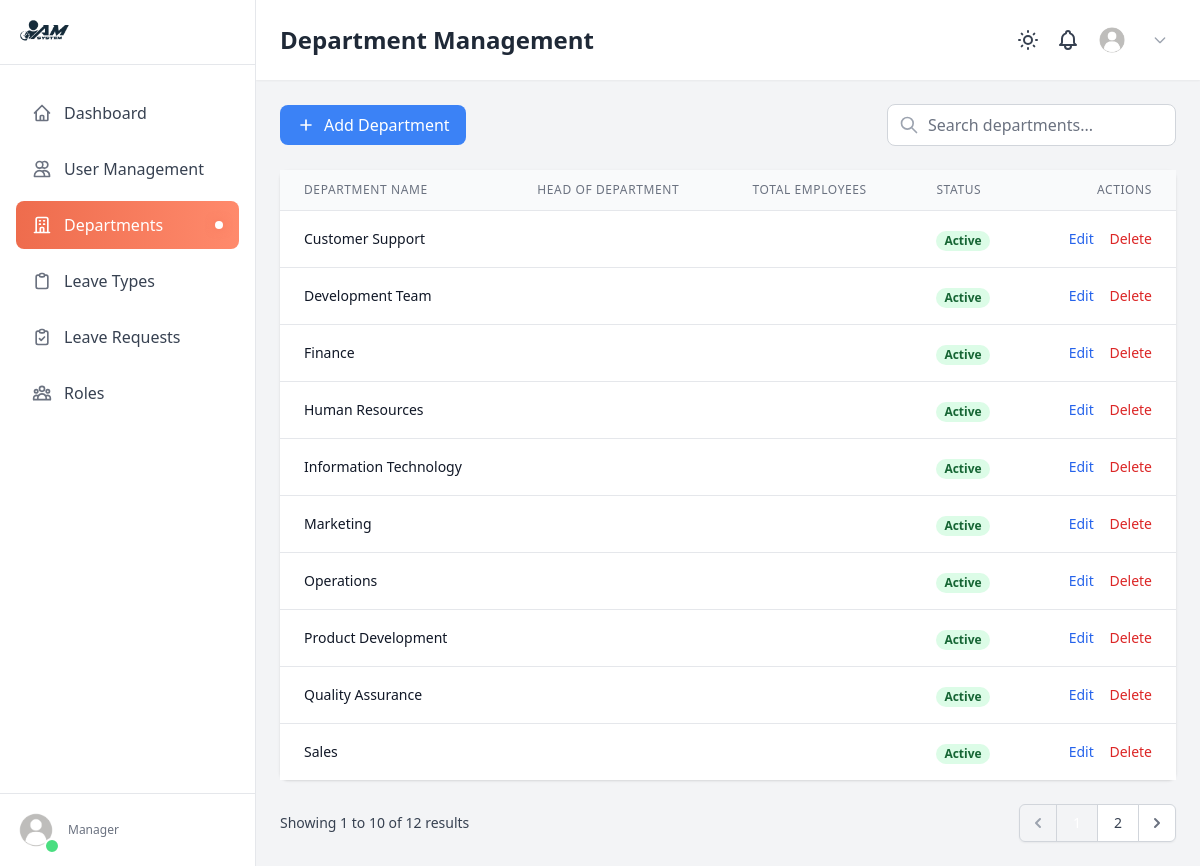
Before: /management/departments/ with the older database file.
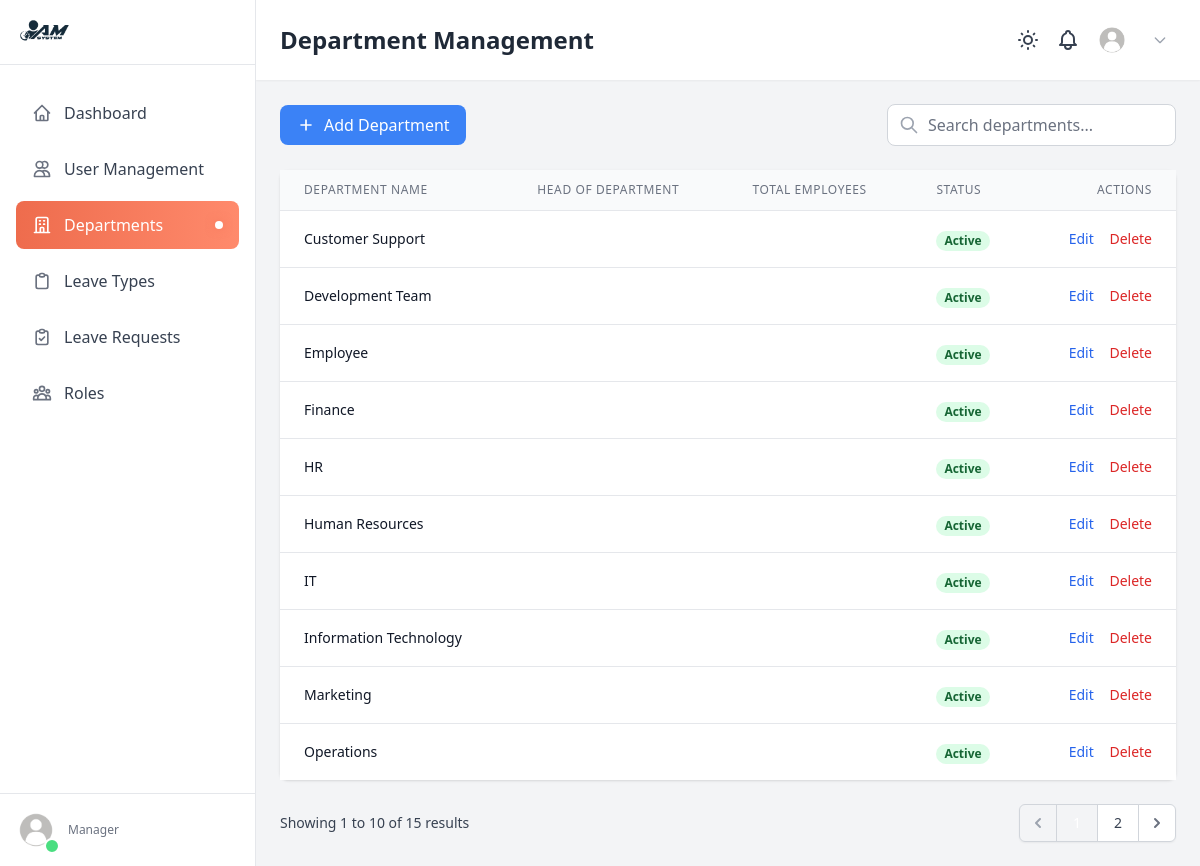
After: the same page with the newer database file.
### management/models.py (models this page shows, shortened)
class Department(models.Model):
    id = models.AutoField(primary_key=True)
    name = models.CharField(max_length=100, unique=True)
    role = models.ManyToManyField(Role, related_name='departments')

### dashboard/views.py (the view)
# urls.py: path('management/departments/', views.manager_departments, name='manager_departments'),
def manager_departments(request):
    departments_list = Department.objects.all().order_by('name')
    per_page = 10
    paginator = Paginator(departments_list, per_page)
    page = request.GET.get('page', 1)
    try:
        departments = paginator.page(page)
    except Paginator.PageNotAnInteger:
        departments = paginator.page(1)
    except Paginator.EmptyPage:
        departments = paginator.page(paginator.num_pages)
    return render(request, 'dashboard/manager/manager_manage_departments.html', {
        'departments': departments,
        'total_departments': paginator.count,
        'total_pages': paginator.num_pages,
        'current_page': int(page)
    })

### dashboard/templates/dashboard/manager/manager_manage_departments.html (shortened to what the changed rows need)
{% extends 'dashboard/base.html' %}
{% load static %}
{% block content %}
<div class="flex overflow-hidden h-screen">
    <main class="overflow-y-auto flex-1 bg-gray-100 dark:bg-gray-900">
        <div class="bg-white shadow-sm dark:bg-gray-800">
            <div class="flex justify-between items-center px-6 py-4">
                <h1 class="text-2xl font-semibold text-gray-800 dark:text-white">Department Management</h1>
            </div>
        </div>
        <div class="p-6">
            <div class="bg-white rounded-lg shadow dark:bg-gray-800">
                <div class="overflow-x-auto">
                    <table class="min-w-full divide-y divide-gray-200 dark:divide-gray-700">
                        <thead class="bg-gray-50 dark:bg-gray-700">
                            <tr>
                                <th class="px-6 py-3 text-xs font-medium tracking-wider text-left text-gray-500 uppercase dark:text-gray-300">Department Name</th>
                                <th class="px-6 py-3 text-xs font-medium tracking-wider text-left text-gray-500 uppercase dark:text-gray-300">Head of Department</th>
                                <th class="px-6 py-3 text-xs font-medium tracking-wider text-left text-gray-500 uppercase dark:text-gray-300">Total Employees</th>
                                <th class="px-6 py-3 text-xs font-medium tracking-wider text-left text-gray-500 uppercase dark:text-gray-300">Status</th>
                                <th class="px-6 py-3 text-xs font-medium tracking-wider text-right text-gray-500 uppercase dark:text-gray-300">Actions</th>
                            </tr>
                        </thead>
                        <tbody class="bg-white divide-y divide-gray-200 dark:bg-gray-800 dark:divide-gray-700">
                            {% for department in departments %}
                            <tr class="transition-colors duration-200 hover:bg-gray-50 dark:hover:bg-gray-700">
                                <td class="px-6 py-4 text-sm text-gray-900 whitespace-nowrap dark:text-gray-100">{{ department.name }}</td>
                                <td class="px-6 py-4 text-sm text-gray-900 whitespace-nowrap dark:text-gray-100">{{ department.manager_name }}</td>
                                <td class="px-6 py-4 text-sm text-gray-900 whitespace-nowrap dark:text-gray-100">{{ department.employees_count }}</td>
                                <td class="px-6 py-4 whitespace-nowrap">
                                    <span class="inline-flex px-2 text-xs font-semibold leading-5 text-green-800 bg-green-100 rounded-full dark:bg-green-900 dark:text-green-100">Active</span>
                                </td>
                                <td class="px-6 py-4 text-sm font-medium text-right whitespace-nowrap">
                                    <button class="mr-3 text-blue-600 dark:text-blue-400 hover:text-blue-900 dark:hover:text-blue-300">Edit</button>
                                    <button class="text-red-600 dark:text-red-400 hover:text-red-900 dark:hover:text-red-300">Delete</button>
                                </td>
                            </tr>
                            {% endfor %}
                        </tbody>
                    </table>
                </div>
            </div>
            <div class="flex justify-between items-center mt-6">
                <div class="hidden sm:flex-1 sm:flex sm:items-center sm:justify-between">
                    <div>
                        <p class="text-sm text-gray-700 dark:text-gray-300">
                            Showing <span class="font-medium">{{ departments.start_index }}</span> to <span class="font-medium">{{ departments.end_index }}</span> of <span class="font-medium">{{ departments.paginator.count }}</span> results
                        </p>
                    </div>
                    <div>
                        <nav class="inline-flex relative z-0 -space-x-px rounded-md shadow-sm" aria-label="Pagination">
                            {% if departments.has_previous %}
                            <a href="?page={{ departments.previous_page_number }}" class="inline-flex relative items-center px-2 py-2 text-sm font-medium text-gray-500 bg-white rounded-l-md border border-gray-300 dark:border-gray-600 dark:bg-gray-800 dark:text-gray-400 hover:bg-gray-50 dark:hover:bg-gray-700">
                                <span class="sr-only">Previous</span>
                                <svg class="w-5 h-5" xmlns="http://www.w3.org/2000/svg" viewBox="0 0 20 20" fill="currentColor" aria-hidden="true">
                                    <path fill-rule="evenodd" d="M12.707 5.293a1 1 0 010 1.414L9.414 10l3.293 3.293a1 1 0 01-1.414 1.414l-4-4a1 1 0 010-1.414l4-4a1 1 0 011.414 0z" clip-rule="evenodd" />
                                </svg>
                            </a>
                            {% else %}
                            <button disabled class="inline-flex relative items-center px-2 py-2 text-sm font-medium text-gray-400 bg-gray-100 rounded-l-md border border-gray-300 dark:border-gray-600 dark:bg-gray-700 dark:text-gray-500 cursor-not-allowed">
                                <svg class="w-5 h-5" xmlns="http://www.w3.org/2000/svg" viewBox="0 0 20 20" fill="currentColor" aria-hidden="true">
                                    <path fill-rule="evenodd" d="M12.707 5.293a1 1 0 010 1.414L9.414 10l3.293 3.293a1 1 0 01-1.414 1.414l-4-4a1 1 0 010-1.414l4-4a1 1 0 011.414 0z" clip-rule="evenodd" />
                                </svg>
                            </button>
                            {% endif %}
                            {% for i in departments.paginator.page_range %}
                                {% if departments.number == i %}
                                <button class="inline-flex relative items-center px-4 py-2 text-sm font-medium text-white border border-gray-300 dark:border-gray-600 bg-coral">{{ i }}</button>
                                {% else %}
                                <a href="?page={{ i }}" class="inline-flex relative items-center px-4 py-2 text-sm font-medium text-gray-700 bg-white border border-gray-300 dark:border-gray-600 dark:bg-gray-800 dark:text-gray-200 hover:bg-gray-50 dark:hover:bg-gray-700">{{ i }}</a>
                                {% endif %}
                            {% endfor %}
                            {% if departments.has_next %}
                            <a href="?page={{ departments.next_page_number }}" class="inline-flex relative items-center px-2 py-2 text-sm font-medium text-gray-500 bg-white rounded-r-md border border-gray-300 dark:border-gray-600 dark:bg-gray-800 dark:text-gray-400 hover:bg-gray-50 dark:hover:bg-gray-700">
                                <svg class="w-5 h-5" xmlns="http://www.w3.org/2000/svg" viewBox="0 0 20 20" fill="currentColor" aria-hidden="true">
                                    <path fill-rule="evenodd" d="M7.293 14.707a1 1 0 010-1.414L10.586 10 7.293 6.707a1 1 0 011.414-1.414l4 4a1 1 0 010 1.414l-4 4a1 1 0 01-1.414 0z" clip-rule="evenodd" />
                                </svg>
                            </a>
                            {% endif %}
                        </nav>
                    </div>
                </div>
            </div>
        </div>
    </main>
</div>
{% endblock %}

Changed rows visible on the page:
no longer on this page (row unchanged): Department: name "Product Development"
no longer on this page (row unchanged): Department: name "Quality Assurance"
no longer on this page (row unchanged): Department: name "Sales"
added Department: name "Employee"
added Department: name "HR"
added Department: name "IT"
Other visible differences:
{{ departments.paginator.count }}: "12" → "15"
